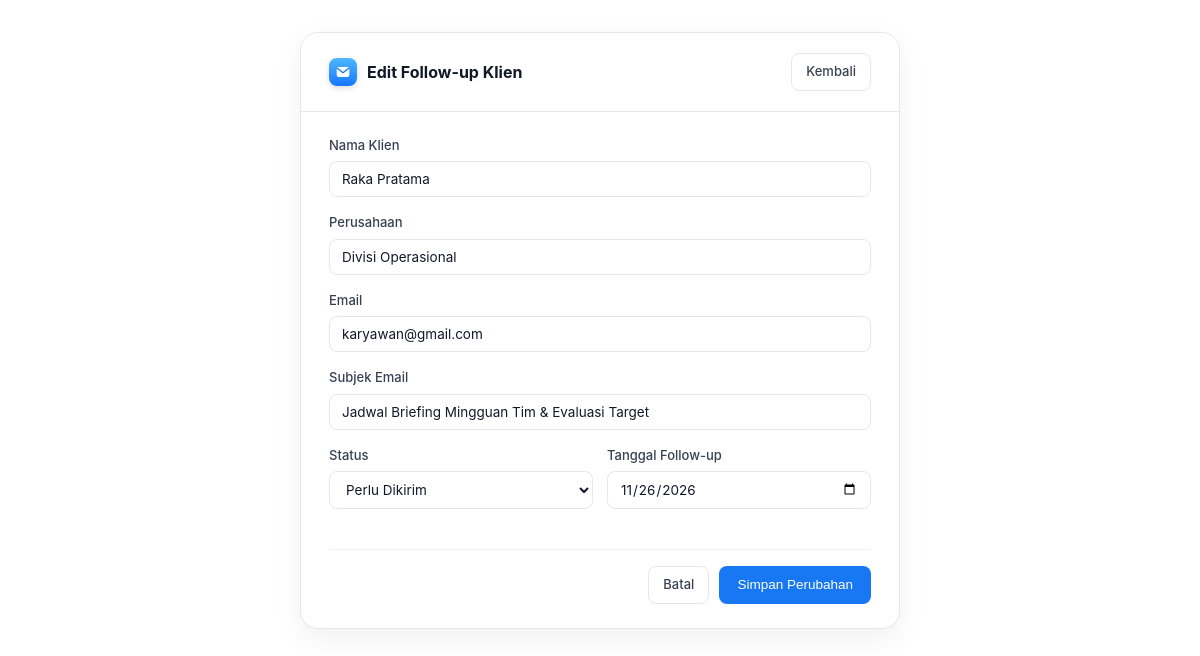
The app's page /edit.php?id=1 (signed in) with its own data.
### tables this page shows
CREATE TABLE IF NOT EXISTS `follow_up` (
    `id` INT(11) NOT NULL AUTO_INCREMENT,
    `nama_klien` VARCHAR(100) NOT NULL,
    `perusahaan` VARCHAR(100) NOT NULL,
    `email_klien` VARCHAR(100) NOT NULL,
    `subjek_email` VARCHAR(150) NOT NULL,
    `status` ENUM('Prioritas', 'Perlu Dikirim', 'Menunggu Balasan', 'Selesai') NOT NULL DEFAULT 'Perlu Dikirim',
    `tgl_follow_up` DATE NOT NULL,
    PRIMARY KEY (`id`)
);

### koneksi.php (called while the page is built, shortened)
<?php
function e($teks) {
    return htmlspecialchars($teks, ENT_QUOTES, 'UTF-8');
}
?>

### edit.php (the view, shortened to what this page needs)
<?php
require_once 'koneksi.php';
$id = $_GET['id'] ?? 0;
$stmt = $koneksi->prepare("SELECT * FROM follow_up WHERE id = ?");
$stmt->bind_param("i", $id);
$stmt->execute();
$data = $stmt->get_result()->fetch_assoc();
?>
<!DOCTYPE html>
<html lang="id">
<head>
    <link rel="stylesheet" href="style.css">
</head>
<body>
<div class="form-page-wrap">
    <div class="form-page-header">
        <div class="brand">
            <span class="brand-logo" aria-hidden="true">
                <svg width="16" height="16" viewBox="0 0 24 24" fill="none" xmlns="http://www.w3.org/2000/svg">
                    <rect x="2.5" y="4.5" width="19" height="15" rx="3" fill="#ffffff"/>
                    <path d="M3.5 6.5L12 13L20.5 6.5" stroke="#1d78f2" stroke-width="2" stroke-linecap="round" stroke-linejoin="round"/>
                </svg>
            </span>
            <span>Edit Follow-up Klien</span>
        </div>
        <a href="index.php" class="btn-subtle">Kembali</a>
    </div>
    <div class="form-page-body">
        <form method="POST" action="edit.php">
            <div class="form-group">
                <label class="form-label">Nama Klien</label>
                <input type="text" name="nama_klien" class="form-control" value="<?= e($data['nama_klien']); ?>" required>
            </div>
            <div class="form-group">
                <label class="form-label">Perusahaan</label>
                <input type="text" name="perusahaan" class="form-control" value="<?= e($data['perusahaan']); ?>" required>
            </div>
            <div class="form-group">
                <label class="form-label">Email</label>
                <input type="email" name="email_klien" class="form-control" value="<?= e($data['email_klien']); ?>" required>
            </div>
            <div class="form-group">
                <label class="form-label">Subjek Email</label>
                <input type="text" name="subjek_email" class="form-control" value="<?= e($data['subjek_email']); ?>" required>
            </div>
            <div class="form-row">
                <div class="form-group">
                    <label class="form-label">Status</label>
                    <select name="status" class="form-control">
                        <option value="Perlu Dikirim" <?= $data['status'] == 'Perlu Dikirim' ? 'selected' : ''; ?>>Perlu Dikirim</option>
                    </select>
                </div>
                <div class="form-group">
                    <label class="form-label">Tanggal Follow-up</label>
                    <input type="date" name="tgl_follow_up" class="form-control" value="<?= e($data['tgl_follow_up']); ?>" required>
                </div>
            </div>
            <div class="form-actions">
                <a href="index.php" class="btn-subtle">Batal</a>
                <button type="submit" class="btn-primary-solid">Simpan Perubahan</button>
            </div>
        </form>
    </div>
</div>
</body>
</html>

### style.css (style rules this page uses)
:root { --bg-canvas: #eef2f8; --bg-app: #ffffff; --bg-sidebar: #fafafa; --bg-hover: #f3f4f6; --border-color: #e5e7eb; --border-light: #eef2f6; --primary: #1877f2; --primary-hover: #1466d2; --primary-soft: #eef5ff; --text-main: #111827; --text-secondary: #374151; --text-muted: #6b7280; --text-subtle: #9ca3af; --radius-app: 18px; --radius-md: 12px; --radius-sm: 8px; }
* { box-sizing: border-box; margin: 0; padding: 0; }
body { background-color: var(--bg-app); color: var(--text-main); font-family: "Inter", system-ui, -apple-system, "Segoe UI", Roboto, sans-serif; font-size: 14px; line-height: 1.5; min-height: 100vh; padding: 0; }
a { color: inherit; text-decoration: none; }
.brand { display: flex; align-items: center; gap: 10px; font-weight: 700; font-size: 16px; color: #ffffff; }
.brand-logo { width: 28px; height: 28px; border-radius: 8px; background: linear-gradient(180deg, #4db8ff 0%, #1677ff 100%); border: 1.5px solid rgba(255, 255, 255, 0.45); box-shadow: 0 2px 6px rgba(0, 0, 0, 0.14); display: inline-flex; align-items: center; justify-content: center; flex-shrink: 0; }
.btn-subtle { padding: 8px 14px; border: 1px solid var(--border-color); background: #ffffff; color: var(--text-secondary); border-radius: var(--radius-sm); font-size: 13px; font-weight: 500; cursor: pointer; transition: background-color 0.15s ease, color 0.15s ease; }
.form-page-wrap { max-width: 600px; margin: 32px auto; background: var(--bg-app); border: 1px solid var(--border-color); border-radius: var(--radius-app); box-shadow: 0 10px 30px rgba(17, 24, 39, 0.06); overflow: hidden; animation: fadeInUp 0.35s ease-out; }
.form-page-header { padding: 20px 28px; border-bottom: 1px solid var(--border-color); display: flex; align-items: center; justify-content: space-between; }
.form-page-header .brand { color: var(--text-main); }
.form-page-header .brand-logo { background: linear-gradient(180deg, #4db8ff 0%, #1677ff 100%); border: none; }
.form-page-body { padding: 24px 28px; }
.form-group { margin-bottom: 16px; }
.form-row { display: grid; grid-template-columns: 1fr 1fr; gap: 14px; }
.form-label { display: block; font-size: 13px; font-weight: 500; color: var(--text-secondary); margin-bottom: 6px; }
.form-control { width: 100%; padding: 9px 12px; border: 1px solid var(--border-color); border-radius: var(--radius-sm); font-size: 13.5px; color: var(--text-main); background: #ffffff; outline: none; font-family: inherit; transition: border-color 0.15s ease, box-shadow 0.15s ease; }
.form-actions { display: flex; justify-content: flex-end; gap: 10px; margin-top: 24px; padding-top: 16px; border-top: 1px solid var(--border-light); }
.btn-primary-solid { padding: 9px 18px; background: var(--primary); color: #ffffff; border: none; border-radius: var(--radius-sm); font-size: 13.5px; font-weight: 500; cursor: pointer; transition: background-color 0.15s ease; }

### records on screen
follow_up: nama_klien "Raka Pratama", perusahaan "Divisi Operasional", email_klien "karyawan@gmail.com", subjek_email "Jadwal Briefing Mingguan Tim & Evaluasi Target", status "Perlu Dikirim", tgl_follow_up "11/26/2026"
